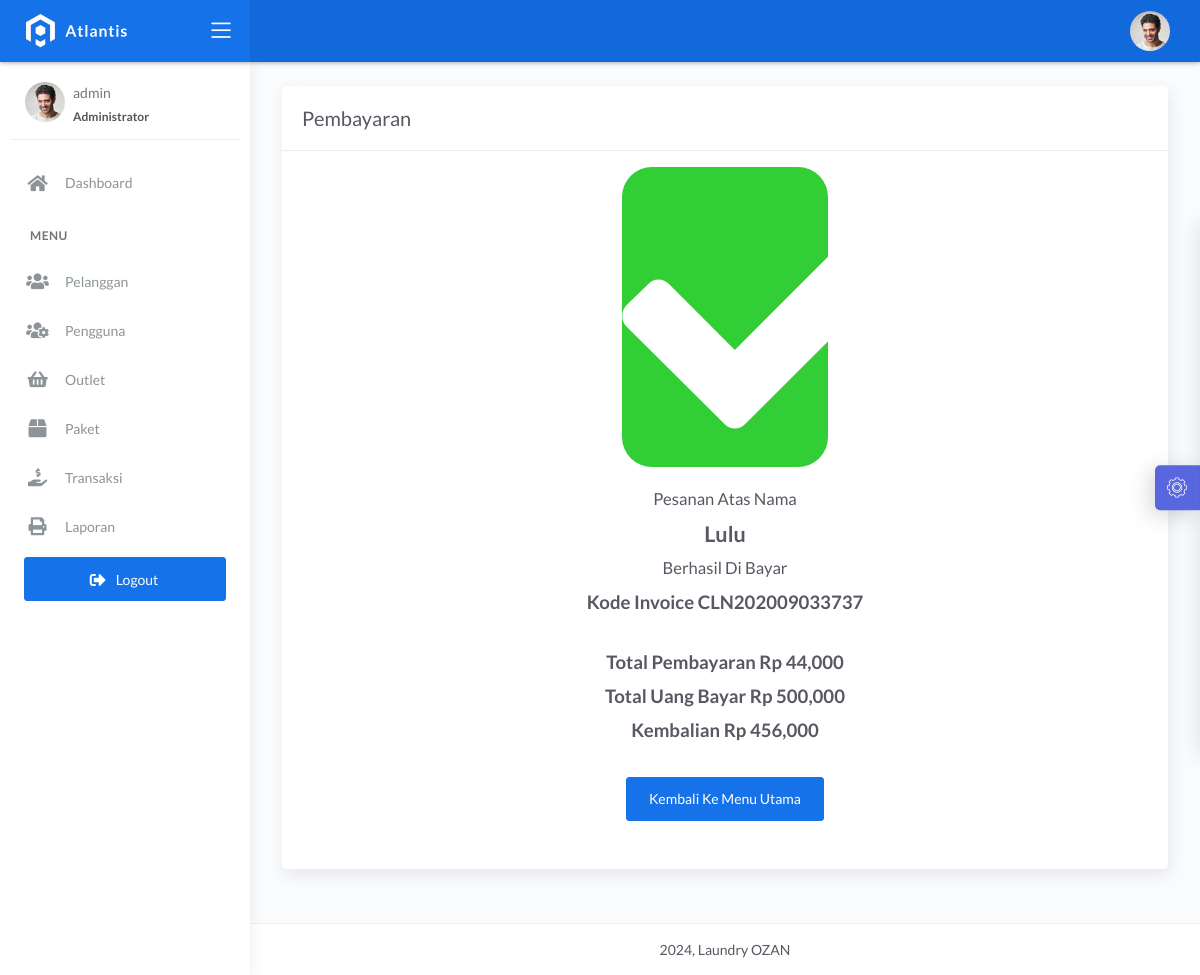
Screenshot of /admin/transaksi_dibayar.php?id=36 (signed in) with the database file from the repository.
### tables this page shows
CREATE TABLE `transaksi` (
  `id_transaksi` int(11) NOT NULL,
  `outlet_id` int(11) DEFAULT NULL,
  `kode_invoice` varchar(228) DEFAULT NULL,
  `id_pelanggan` int(11) DEFAULT NULL,
  `tgl` datetime DEFAULT NULL,
  `batas_waktu` datetime DEFAULT NULL,
  `tgl_pembayaran` datetime DEFAULT NULL,
  `biaya_tambahan` int(11) DEFAULT NULL,
  `diskon` double DEFAULT NULL,
  `pajak` int(11) DEFAULT NULL,
  `status` enum('baru','proses','selesai','diambil') DEFAULT NULL,
  `status_bayar` enum('dibayar','belum') DEFAULT NULL,
  `id_user` int(11) DEFAULT NULL
);

CREATE TABLE `pelanggan` (
  `id_pelanggan` int(11) NOT NULL,
  `nama_pelanggan` varchar(228) NOT NULL,
  `alamat_pelanggan` text NOT NULL,
  `jenis_kelamin` enum('L','P') NOT NULL,
  `telp_pelanggan` varchar(15) NOT NULL,
  `no_ktp` varchar(30) NOT NULL
);

CREATE TABLE `detail_transaksi` (
  `id_detail` int(11) NOT NULL,
  `id_transaksi` int(11) NOT NULL,
  `id_paket` int(11) NOT NULL,
  `qty` double NOT NULL,
  `total_harga` double NOT NULL,
  `keterangan` text NOT NULL,
  `total_bayar` int(11) NOT NULL
);

### admin/transaksi_dibayar.php (the view)
<?php
$title = 'Pembayaran';
require 'koneksi.php';
require 'header.php';
$query = mysqli_query($conn, "SELECT transaksi.*, pelanggan.nama_pelanggan, detail_transaksi.total_harga, detail_transaksi.total_bayar FROM transaksi INNER JOIN pelanggan ON pelanggan.id_pelanggan = transaksi.id_pelanggan INNER JOIN detail_transaksi ON detail_transaksi.id_transaksi = transaksi.id_transaksi WHERE transaksi.id_transaksi = " . $_GET['id']);
$data = mysqli_fetch_assoc($query);
?>
<div class="content">
    <div class="page-inner">
        <div class="row">
            <div class="col-md-12">
                <div class="card">
                    <div class="card-header">
                        <div class="card-title"><?= $title; ?></div>
                    </div>
                    <div class="row">
                        <div class="col-md-12 col-lg-12 col-sm-12 col-xs-12 mt-3">
                            <div class="white-box">
                                <div class="row">
                                    <div class="col-md-4"></div>
                                    <div class="col-md-4 text-center" style="padding-left: 50px;padding-right: 50px;">
                                        <div class="bg-success" style="font-size: 30px;border-radius: 30px">
                                            <i class="fa fa-check fa-10x text-white"></i>
                                        </div>
                                    </div>
                                    <div class="col-md-4"></div>
                                </div>
                                <div class="row">
                                    <div class="col-md-12 text-center mb-5">
                                        <br>
                                        <h4>Pesanan Atas Nama</h4>
                                        <h2><strong> <?= $data['nama_pelanggan'] ?></strong></h2>
                                        <h4> Berhasil Di Bayar</h4>
                                        <h3><strong>Kode Invoice <?= $data['kode_invoice'] ?></strong><br><br></h3>
                                        <h3><strong>Total Pembayaran <?= 'Rp ' . number_format($data['total_harga']); ?></strong><br></h3>
                                        <h3><strong>Total Uang Bayar <?= 'Rp ' . number_format($data['total_bayar']); ?></strong><br></h3>
                                        <h3><strong>Kembalian <?= 'Rp ' . number_format($data['total_bayar'] - $data['total_harga']); ?></strong><br><br></h3>
                                        <a href="transaksi.php" class="btn btn-primary">Kembali Ke Menu Utama</a>
                                    </div>
                                </div>
                            </div>
                        </div>
                    </div>
                </div>
            </div>
        </div>
    </div>
</div>
<?php require 'footer.php'; ?>

### rows the page displays
transaksi: id_pelanggan.nama_pelanggan "Lulu", kode_invoice "CLN202009033737", detail_transaksi.total_harga "44,000", detail_transaksi.total_bayar "500,000", detail_transaksi.total_bayar+total_harga "456,000"

### other values shown
$_SESSION['username'] "admin"
$title "Pembayaran"
